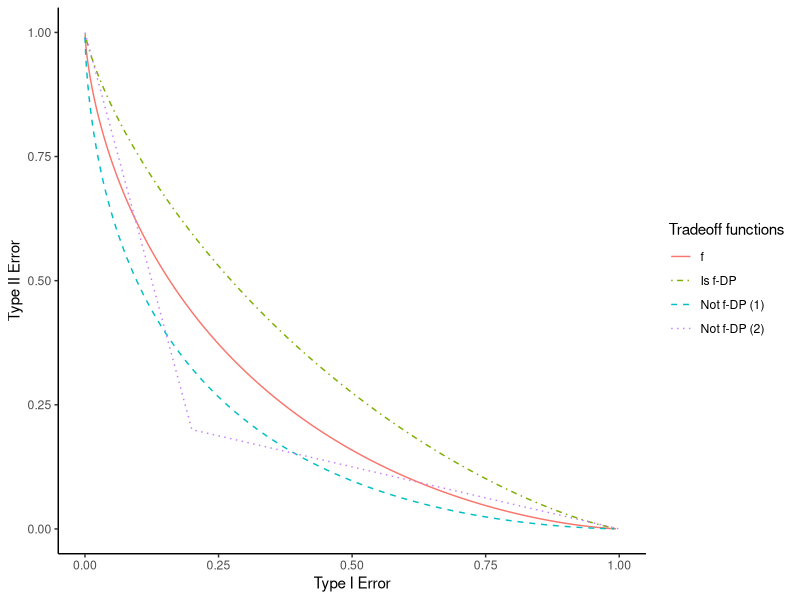
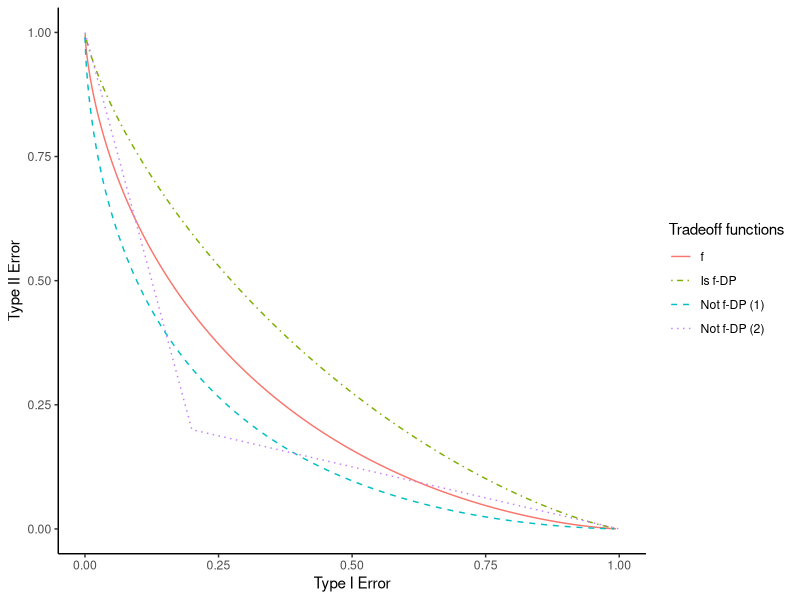

R code for these plots, in order:
library(ggplot2)


total_len <- 1001
x_seq <- seq(-3,3,length=total_len)
typeI_seq <- pnorm(-x_seq, mean=0.5)
typeII_seq <- pnorm(x_seq, mean=0.5)
typeI_seq2 <- pnorm(-x_seq, mean=0.65)
typeII_seq2 <- pnorm(x_seq, mean=0.65)
typeI_seq3_1 <- 0.2+0.2/3*seq(-3,0,length=(total_len-1)/2)
typeII_seq3_1 <- 0.2-0.8/3*seq(-3,0,length=(total_len-1)/2)
typeI_seq3 <- c(typeI_seq3_1,0.2,rev(typeII_seq3_1))
typeII_seq3 <- c(typeII_seq3_1,0.2,rev(typeI_seq3_1))
typeI_seq4 <- pnorm(-x_seq, mean=0.3)
typeII_seq4 <- pnorm(x_seq, mean=0.3)
tradeoff.df <- data.frame(typeI_seq=c(typeI_seq, typeI_seq2,typeI_seq3,typeI_seq4), 
                          typeII_seq=c(typeII_seq, typeII_seq2,typeII_seq3,typeII_seq4),
                          privacy=rep(c("f", "Not f-DP (1)", "Not f-DP (2)", "Is f-DP"), each=length(typeI_seq)),
                          color=rep(c("red", "blue", "green", "yellow"), each=length(typeI_seq)))

map_str_to_int <- function(deconvolution_method){
  deconvolution_method[deconvolution_method == "f"] = 'solid'
  deconvolution_method[deconvolution_method == "Not f-DP (1)"] = 'dotted'
  deconvolution_method[deconvolution_method == "Not f-DP (2)"] = 'dashed'
  deconvolution_method[deconvolution_method == "Is f-DP"] = 'dotdashed'
  return(deconvolution_method)
  # return(as.character((deconvolution_method == "Not f-DP (1)") * 1 + (deconvolution_method == "Not f-DP (2)") * 10 + 
                        # (deconvolution_method == "Is f-DP") * 3))
}
override.alpha <- c(1,1,1,1)
override.linetype <- c(1,4,2,3)
ggplot() + 
  geom_line(data=tradeoff.df, mapping=aes(x=typeI_seq, y=typeII_seq, color=privacy, linetype=map_str_to_int(privacy))) +
  scale_linetype_manual(values = c("solid"=1, "dotted"=2, "dashed"=3, "dotdashed"=4)) +
  # scale_color_manual(values = c("red"="red", "blue"="blue", "green"="green", "purple"="purple")) +
  theme_classic() + theme(legend.position="right", panel.background = element_rect(fill='transparent'),
                          legend.background = element_rect(fill='transparent'),
                          plot.background = element_rect(fill='transparent', color=NA)) + 
  xlab('Type I Error') + ylab('Type II Error') +
  guides(color=guide_legend(title="Tradeoff functions", ncol=1,
                            override.aes = list(alpha = override.alpha, linetype = override.linetype)),
         linetype="none",
         alpha="none")
# scale_colour_manual(values = c("#000000", "#AC8254", "#5AA800", "#0098E9"), labels = c("f", "Is f-DP", "Not f-DP", "Not f-DP"))
ggsave("Figure1.pdf", width=3.6, height=2.0)
